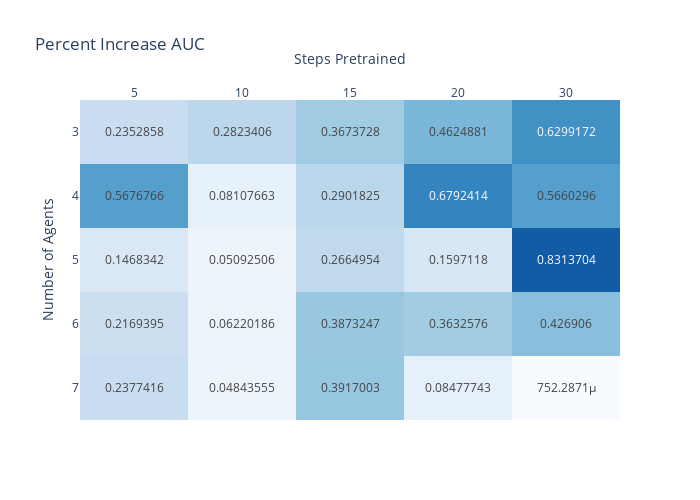

The code cell stored with this chart in its notebook:
### Code cell
# Instead, ratio of area under curves
data = []
for num_agents in range(3,8):
    base_x, base_mean, retrain_results = plot_avg_retrain(
        num_agents, env="LBF", show=False, pre_agents=2,
        path=['foraging-base_history.csv','forage-scale-2_history.csv'], 
        write=False,
        )
    z = base_mean.values.min()
    base_mean = base_mean.values - z

    for steps in retrain_results.steps_pretrained.unique():
        if steps < 500:
            res = retrain_results[retrain_results.steps_pretrained==steps
                                ]['per_agent_erm'].values - z
            a = int(steps/num_agents) # Number of base steps
            b = min(a+len(res), len(base_mean))
            #print(f"{a=},{b=},{len(base_mean) < b}")

            # if len(base_mean) <= b:
            #     dif = res[:len(base_mean)-a+1].values - base_mean[a:].values
            # else:
            #     dif = res.values - base_mean[a:b-1].values
            
            # auc = dif.cumsum().max() * num_agents

            i = (res[:b-a] - base_mean[a:b]).cumsum().argmax()
            n = res[:i].sum()
            m = base_mean[a:a+i].sum()
            auc = (n-m)/m


            data.append({
                'Number of Agents': num_agents,
                'Steps Pretrained': steps,
                'Area Under Curve': auc,
            })

data[-1]["Area Under Curve"] *= .01

import plotly.express as px

df = pd.DataFrame(data)
piv = df.pivot(index="Number of Agents", columns="Steps Pretrained")

fig = px.imshow(piv.values,#/piv.values.max(), 
                text_auto=True, title="Percent Increase AUC",
                labels=dict(x="Steps Pretrained", y="Number of Agents"),
                # color_continuous_scale='RdBu', 
                color_continuous_scale='Blues', range_color=(0,1),#'PuBu','RdBu'
                 x=[f"{s}" for _,s in piv.columns.values],
                 y=piv.index.values
                )
fig.update_coloraxes(showscale=False) 
fig.update_xaxes(side="top")
fig.update_layout(width=700, height=500,)
fig.show()

### Figure 1 — Plotly figure (JSON) as saved in the notebook; plotly's stock layout.template omitted (floating-point values rounded to 4 significant figures)
{"data": [{"coloraxis": "coloraxis", "hovertemplate": "Steps Pretrained: %{x}<br>Number of Agents: %{y}<br>color: %{z}<extra></extra>", "name": "0", "texttemplate": "%{z}", "type": "heatmap", "x": ["5", "10", "15", "20", "30"], "xaxis": "x", "y": [3, 4, 5, 6, 7], "yaxis": "y", "z": [[0.2353, 0.2823, 0.3674, 0.4625, 0.6299], [0.5677, 0.08108, 0.2902, 0.6792, 0.566], [0.1468, 0.05093, 0.2665, 0.1597, 0.8314], [0.2169, 0.0622, 0.3873, 0.3633, 0.4269], [0.2377, 0.04844, 0.3917, 0.08478, 0.0007523]]}], "layout": {"coloraxis": {"cmax": 1, "cmin": 0, "colorscale": [[0, "rgb(247,251,255)"], [0.125, "rgb(222,235,247)"], [0.25, "rgb(198,219,239)"], [0.375, "rgb(158,202,225)"], [0.5, "rgb(107,174,214)"], [0.625, "rgb(66,146,198)"], [0.75, "rgb(33,113,181)"], [0.875, "rgb(8,81,156)"], [1, "rgb(8,48,107)"]], "showscale": false}, "height": 500, "title": {"text": "Percent Increase AUC"}, "width": 700, "xaxis": {"anchor": "y", "constrain": "domain", "domain": [0, 1], "scaleanchor": "y", "side": "top", "title": {"text": "Steps Pretrained"}}, "yaxis": {"anchor": "x", "autorange": "reversed", "constrain": "domain", "domain": [0, 1], "title": {"text": "Number of Agents"}}}}
